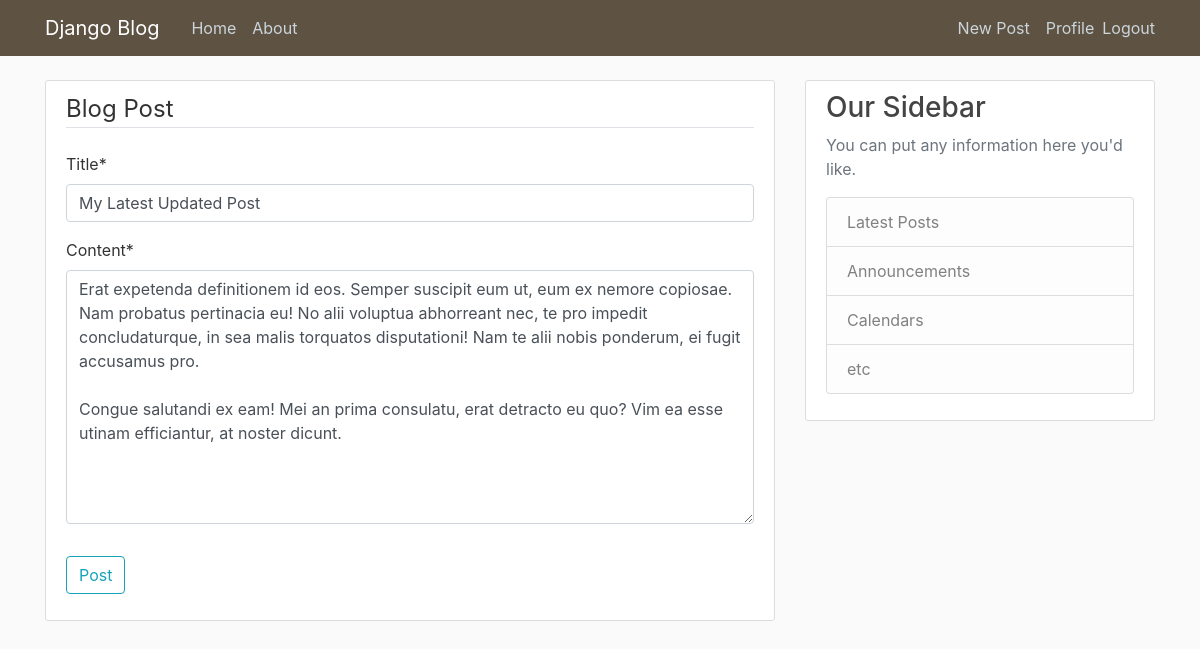
Screenshot of /Blog_App/post/29/update/ (signed in) with the database file from the repository.
### Blog_App/models.py (models this page shows, shortened)
class post(models.Model):
    title = models.CharField(max_length=255)
    content = models.TextField()
    date_posted = models.DateTimeField(default=timezone.now)
    author = models.ForeignKey(User, on_delete=models.CASCADE)

### Blog_App/views.py (the view, shortened to what this page needs)
# urls.py: path('post/<int:pk>/update/', PostUpdateView.as_view(), name='post-update'),
class PostUpdateView(LoginRequiredMixin, UserPassesTestMixin, UpdateView):
    model = post
    fields = ['title','content']
    def test_func(self):
        post = self.get_object()
        if self.request.user == post.author :
            return True
        return False

### Blog_App/templates/Blog_App/post_form.html (shortened to what this page needs)
{% extends "Blog_App/base.html" %}
{% load crispy_forms_tags %}
{% block content %}
<div class="content-section">
    <form method="post">
        <fieldset class="form-group">
            <legend class="border-bottom mb-4">Blog Post</legend>
            {{ form|crispy }}
        </fieldset>
        <div class="form-group">
            <button class="btn btn-outline-info" type="submit">Post</button>
        </div>
    </form>
</div>
{% endblock content %}

### Blog_App/static/Blog_App/main.css (style rules this page uses)
body { background: #fafafa; color: #333333; margin-top: 5rem; }
.content-section { background: #ffffff; padding: 10px 20px; border: 1px solid #dddddd; border-radius: 3px; margin-bottom: 20px; }

### rows the page displays
post: title "My Latest Updated Post", content "Erat expetenda definitionem id eos. Semper suscipit eum ut, eum ex nemore copiosae. Nam probatus pertinacia eu! No alii voluptua abhorreant nec, te pro impedit concludaturque, in sea malis torquatos disputationi! Nam te alii nobis ponderum, ei fugit accusamus pro. Congue salutandi ex eam! Mei an prima consulatu, erat detracto eu quo? Vim ea esse utinam efficiantur, at noster dicunt."
